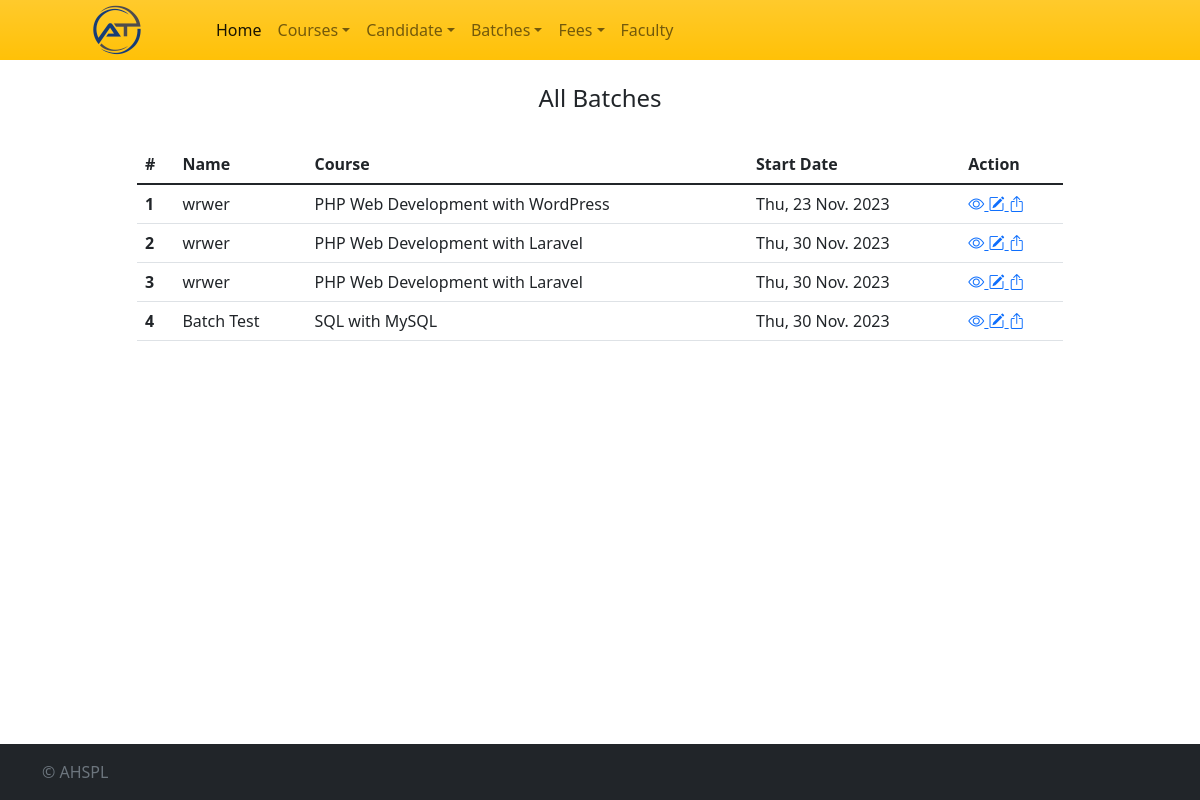
/all-batch, run on an earlier commit of the app's database.
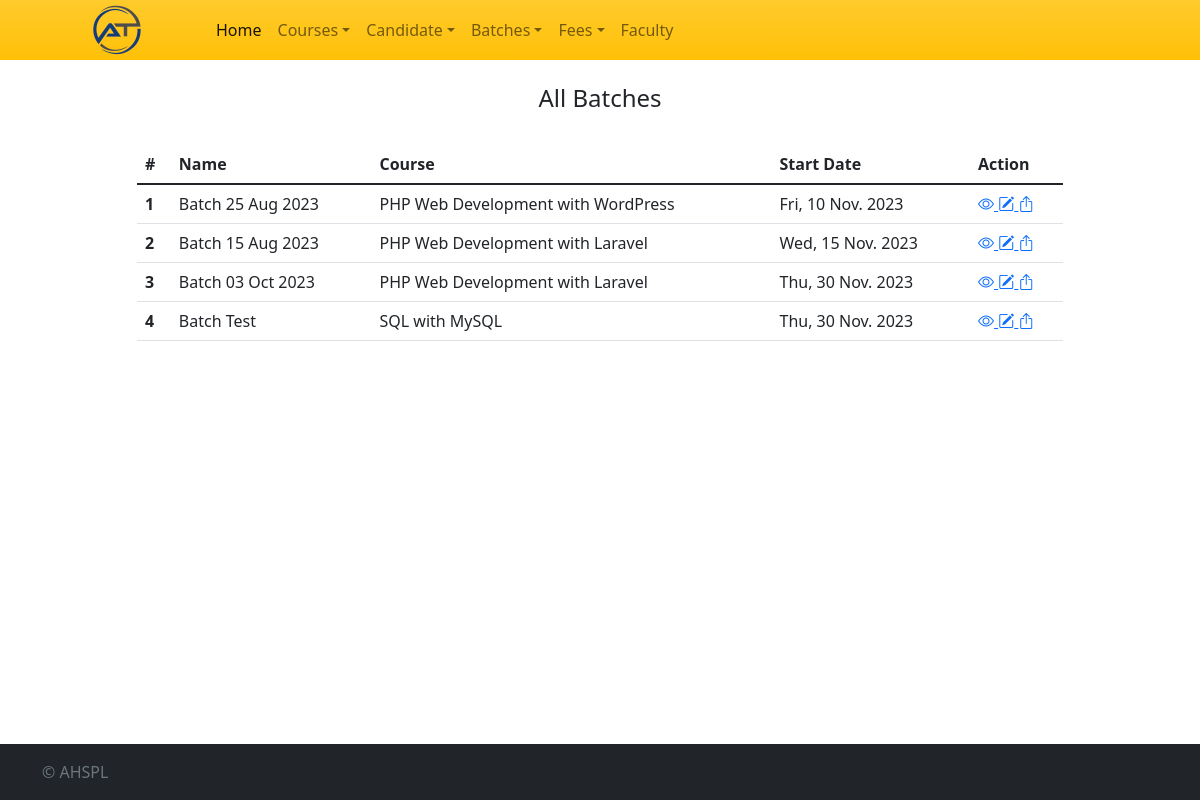
And on a later commit of the database.
### crmapp/models.py (models this page shows)
class Batch(models.Model):
    batch_id = models.AutoField(primary_key=True)
    batch_name = models.CharField(max_length=255)
    course_id = models.ForeignKey(Course, on_delete=models.SET_NULL, null=True, blank=True)
    candidates = models.TextField()
    start_date = models.DateField(default=datetime.today)
    date_created = models.DateField(default=datetime.today)

class Course(models.Model):
    course_id = models.AutoField(primary_key=True)
    course_name = models.CharField(max_length=100)
    course_fee = models.DecimalField(max_digits=10, decimal_places=2)
    course_duration = models.CharField(max_length=100, default='')
    date_created = models.DateField(default=datetime.today)

### crmapp/views.py (the view)
# urls.py: path('all-batch', views.all_batch, name='all_batch'),
def all_batch(request):
    batches_with_course = Batch.objects.select_related('course_id').all()
    return render(request, 'all-batches.html', {'batches': batches_with_course })

### templates/all-batches.html (shortened to what this page needs)
{% extends 'base.html' %}
{% block content %}
<div class="row">
	<div class="col">
	</div>
	<div class="col-10">
		<div class="py-4 text-center">
			<h4>All Batches</h4>
		</div>
		<table class="table  table-hover">
			<thead>
				<tr>
					<th scope="col">#</th>
					<th scope="col">Name</th>
					<th scope="col">Course</th>
					<th scope="col">Start Date</th>
					<th scope="col">Action</th>
				</tr>
			</thead>
			<tbody>
				{% for batch in batches %}
				<tr>
					<th scope="row">{{ forloop.counter }}</th>
					<td>{{ batch.batch_name }}</td>
					<td>{{ batch.course_id.course_name }}</td>
					<td>{{ batch.start_date|date:"D, j M. Y" }}</td>
					<td>
						<a class="view-students-link" href="javascript:void(0);" data-bs-toggle="modal" data-bs-target="#viewStudentsModal" data-batch-id="{{ batch.batch_id }}">
							<i class="bi bi-eye" title="View Students"></i>
						</a>
						<a href="{% url 'edit_batch' batch.batch_id %}">
							<i class="bi bi-pencil-square" title="Edit"></i>
						</a>
						<a class="export-student-link" href="javascript:void(0);" data-batch-id="{{ batch.batch_id }}">
						    <i class="bi bi-box-arrow-up" title="Export"></i>
						</a>
					</td>
				</tr>
				{% endfor %}
			</tbody>
		</table>
	</div>
	<div class="col">
	</div>
</div>
{% endblock %}

What changed in the data, as far as the page shows it:
changed Batch "PHP Web Development with WordPress": batch_name "wrwer" → "Batch 25 Aug 2023"; start_date "Thu, 23 Nov. 2023" → "Fri, 10 Nov. 2023"
changed Batch: batch_name "wrwer" → "Batch 15 Aug 2023"; start_date "Thu, 30 Nov. 2023" → "Wed, 15 Nov. 2023"
changed Batch: batch_name "wrwer" → "Batch 03 Oct 2023"
